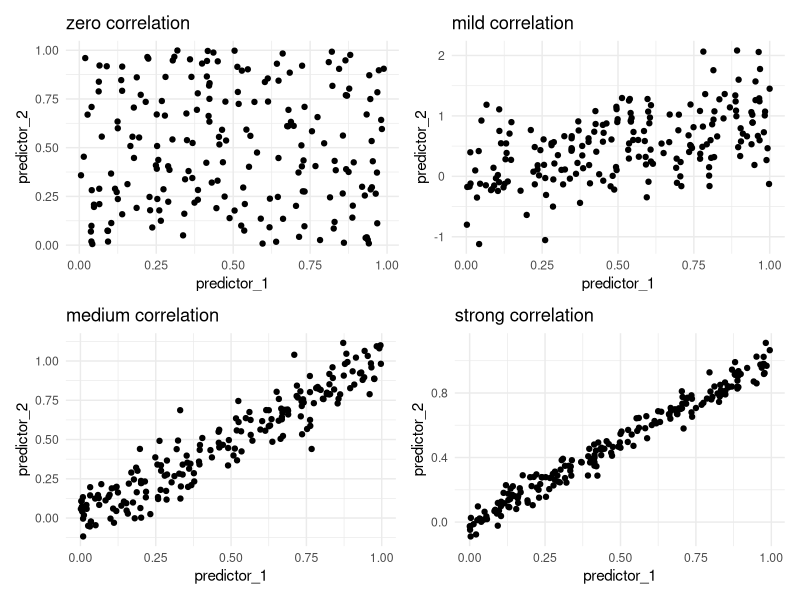

R code for this plot:
## ---- chunk 1
#| label: fig-correlation-examples
#| echo: false
#| message: false
#| fig-cap: |
#|   uncorrelated features and correlated feature
#| fig-alt: |
#|   4 Scatter charts. All present the relationship between predictor_1 and 
#|   predictor_2. The first chart shows points uniformally spread. With each of
#|   the following charts having stronger and stronger trend between the two
#|   predictors.
library(ggplot2)
library(dplyr)
library(patchwork)

g1 <- tibble(predictor_1 = runif(200)) |>
  mutate(predictor_2 = runif(200)) |>
  ggplot(aes(predictor_1, predictor_2)) +
  geom_point() +
  theme_minimal() +
  labs(title = "zero correlation")

g2 <- tibble(predictor_1 = runif(200)) |>
  mutate(predictor_2 = predictor_1 + rnorm(200, sd = 0.5)) |>
  ggplot(aes(predictor_1, predictor_2)) +
  geom_point() +
  theme_minimal() +
  labs(title = "mild correlation")

g3 <- tibble(predictor_1 = runif(200)) |>
  mutate(predictor_2 = predictor_1 + rnorm(200, sd = 0.1)) |>
  ggplot(aes(predictor_1, predictor_2)) +
  geom_point() +
  theme_minimal() +
  labs(title = "medium correlation")

g4 <- tibble(predictor_1 = runif(200)) |>
  mutate(predictor_2 = predictor_1 + rnorm(200, sd = 0.05)) |>
  ggplot(aes(predictor_1, predictor_2)) +
  geom_point() +
  theme_minimal() +
  labs(title = "strong correlation")

(g1 + g2) / (g3 + g4)
